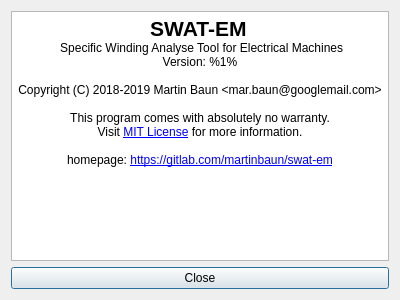
<?xml version="1.0" encoding="UTF-8"?>
<ui version="4.0">
 <class>Dialog</class>
 <widget class="QDialog" name="Dialog">
  <property name="geometry">
   <rect>
    <x>0</x>
    <y>0</y>
    <width>400</width>
    <height>300</height>
   </rect>
  </property>
  <property name="windowTitle">
   <string>Dialog</string>
  </property>
  <property name="windowIcon">
   <iconset>
    <normaloff>icons/Qt/help-about.png</normaloff>icons/Qt/help-about.png</iconset>
  </property>
  <layout class="QGridLayout" name="gridLayout">
   <item row="0" column="0">
    <widget class="QTextBrowser" name="textBrowser">
     <property name="html">
      <string>&lt;!DOCTYPE HTML PUBLIC &quot;-//W3C//DTD HTML 4.0//EN&quot; &quot;http://www.w3.org/TR/REC-html40/strict.dtd&quot;&gt;
&lt;html&gt;&lt;head&gt;&lt;meta name=&quot;qrichtext&quot; content=&quot;1&quot; /&gt;&lt;style type=&quot;text/css&quot;&gt;
p, li { white-space: pre-wrap; }
&lt;/style&gt;&lt;/head&gt;&lt;body style=&quot; font-family:'Sans Serif'; font-size:9pt; font-weight:400; font-style:normal;&quot;&gt;
&lt;p align=&quot;center&quot; style=&quot; margin-top:0px; margin-bottom:0px; margin-left:0px; margin-right:0px; -qt-block-indent:0; text-indent:0px;&quot;&gt;&lt;span style=&quot; font-size:16pt; font-weight:600;&quot;&gt;SWAT-EM&lt;/span&gt; &lt;/p&gt;
&lt;p align=&quot;center&quot; style=&quot; margin-top:0px; margin-bottom:0px; margin-left:0px; margin-right:0px; -qt-block-indent:0; text-indent:0px;&quot;&gt; Specific Winding Analyse Tool for Electrical Machines&lt;/p&gt;
&lt;p align=&quot;center&quot; style=&quot; margin-top:0px; margin-bottom:0px; margin-left:0px; margin-right:0px; -qt-block-indent:0; text-indent:0px;&quot;&gt;Version: %1%&lt;/p&gt;
&lt;p align=&quot;center&quot; style=&quot;-qt-paragraph-type:empty; margin-top:0px; margin-bottom:0px; margin-left:0px; margin-right:0px; -qt-block-indent:0; text-indent:0px;&quot;&gt;&lt;br /&gt;&lt;/p&gt;
&lt;p align=&quot;center&quot; style=&quot; margin-top:0px; margin-bottom:0px; margin-left:0px; margin-right:0px; -qt-block-indent:0; text-indent:0px;&quot;&gt;Copyright (C) 2018-2019 Martin Baun &amp;lt;mar.baun@googlemail.com&amp;gt;&lt;/p&gt;
&lt;p align=&quot;center&quot; style=&quot;-qt-paragraph-type:empty; margin-top:0px; margin-bottom:0px; margin-left:0px; margin-right:0px; -qt-block-indent:0; text-indent:0px;&quot;&gt;&lt;br /&gt;&lt;/p&gt;
&lt;p align=&quot;center&quot; style=&quot; margin-top:0px; margin-bottom:0px; margin-left:0px; margin-right:0px; -qt-block-indent:0; text-indent:0px;&quot;&gt;This program comes with absolutely no warranty.&lt;/p&gt;
&lt;p align=&quot;center&quot; style=&quot; margin-top:0px; margin-bottom:0px; margin-left:0px; margin-right:0px; -qt-block-indent:0; text-indent:0px;&quot;&gt;Visit &lt;a href=&quot;http://opensource.org/licenses/MIT&quot;&gt;&lt;span style=&quot; text-decoration: underline; color:#0000ff;&quot;&gt;MIT License&lt;/span&gt;&lt;/a&gt; for more information.&lt;/p&gt;
&lt;p align=&quot;center&quot; style=&quot;-qt-paragraph-type:empty; margin-top:0px; margin-bottom:0px; margin-left:0px; margin-right:0px; -qt-block-indent:0; text-indent:0px;&quot;&gt;&lt;br /&gt;&lt;/p&gt;
&lt;p align=&quot;center&quot; style=&quot; margin-top:0px; margin-bottom:0px; margin-left:0px; margin-right:0px; -qt-block-indent:0; text-indent:0px;&quot;&gt;homepage: &lt;a href=&quot;https://gitlab.com/martinbaun/swat-em&quot;&gt;&lt;span style=&quot; text-decoration: underline; color:#0000ff;&quot;&gt;https://gitlab.com/martinbaun/swat-em&lt;/span&gt;&lt;/a&gt;&lt;/p&gt;
&lt;p style=&quot;-qt-paragraph-type:empty; margin-top:0px; margin-bottom:0px; margin-left:0px; margin-right:0px; -qt-block-indent:0; text-indent:0px;&quot;&gt;&lt;br /&gt;&lt;/p&gt;
&lt;p style=&quot;-qt-paragraph-type:empty; margin-top:0px; margin-bottom:0px; margin-left:0px; margin-right:0px; -qt-block-indent:0; text-indent:0px;&quot;&gt;&lt;br /&gt;&lt;/p&gt;&lt;/body&gt;&lt;/html&gt;</string>
     </property>
     <property name="openExternalLinks">
      <bool>true</bool>
     </property>
    </widget>
   </item>
   <item row="1" column="0">
    <widget class="QPushButton" name="Button_close">
     <property name="text">
      <string>Close</string>
     </property>
     <property name="icon">
      <iconset theme="window-close">
       <normaloff>.</normaloff>.</iconset>
     </property>
    </widget>
   </item>
  </layout>
 </widget>
 <resources/>
 <connections/>
</ui>
